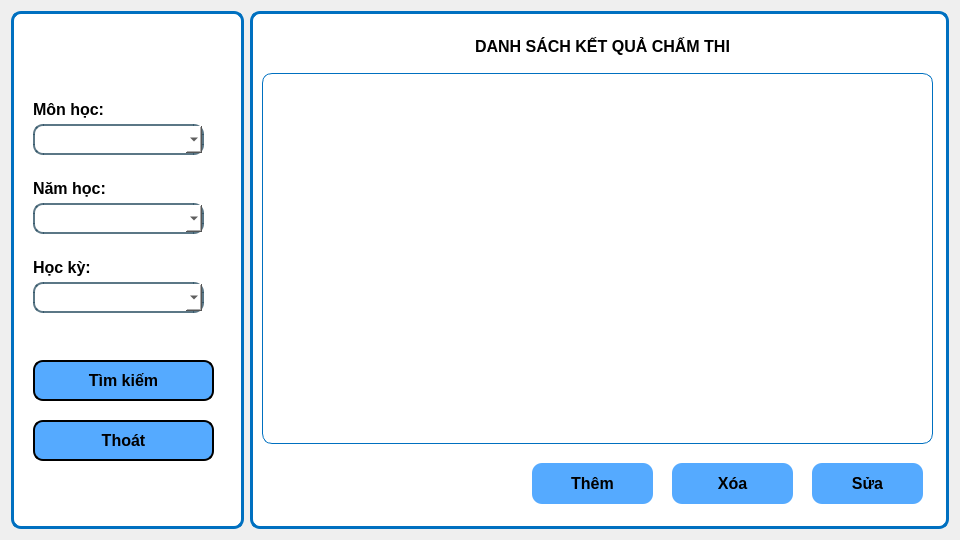
<?xml version="1.0" encoding="UTF-8"?>
<ui version="4.0">
 <class>man_hinh_danh_sach_ket_qua_cham_thi</class>
 <widget class="QWidget" name="man_hinh_danh_sach_ket_qua_cham_thi">
  <property name="geometry">
   <rect>
    <x>0</x>
    <y>0</y>
    <width>960</width>
    <height>540</height>
   </rect>
  </property>
  <property name="windowTitle">
   <string>Form</string>
  </property>
  <layout class="QGridLayout" name="gridLayout" columnstretch="1,3">
   <item row="0" column="0">
    <widget class="QGroupBox" name="groupBox">
     <property name="styleSheet">
      <string notr="true">border: 3px solid rgba(46, 82, 101, 200);
background-color: rgb(255, 255, 255);
border-radius: 10px;
border-color: rgb(0, 112, 192);</string>
     </property>
     <property name="title">
      <string/>
     </property>
     <layout class="QVBoxLayout" name="verticalLayout_2" stretch="1,1,1,2">
      <property name="topMargin">
       <number>60</number>
      </property>
      <property name="bottomMargin">
       <number>20</number>
      </property>
      <item>
       <widget class="QGroupBox" name="groupBox_4">
        <property name="styleSheet">
         <string notr="true">border: None;
</string>
        </property>
        <property name="title">
         <string/>
        </property>
        <widget class="QLabel" name="label">
         <property name="geometry">
          <rect>
           <x>10</x>
           <y>20</y>
           <width>101</width>
           <height>31</height>
          </rect>
         </property>
         <property name="sizePolicy">
          <sizepolicy hsizetype="Fixed" vsizetype="Fixed">
           <horstretch>0</horstretch>
           <verstretch>0</verstretch>
          </sizepolicy>
         </property>
         <property name="font">
          <font>
           <family>Tahoma</family>
           <pointsize>12</pointsize>
           <bold>true</bold>
          </font>
         </property>
         <property name="styleSheet">
          <string notr="true">border: None;</string>
         </property>
         <property name="text">
          <string>Môn học:</string>
         </property>
        </widget>
        <widget class="QComboBox" name="mon_hoc">
         <property name="geometry">
          <rect>
           <x>10</x>
           <y>50</y>
           <width>171</width>
           <height>31</height>
          </rect>
         </property>
         <property name="sizePolicy">
          <sizepolicy hsizetype="Fixed" vsizetype="Fixed">
           <horstretch>0</horstretch>
           <verstretch>0</verstretch>
          </sizepolicy>
         </property>
         <property name="styleSheet">
          <string notr="true">border: 2px solid rgba(46, 82, 101, 200);
</string>
         </property>
        </widget>
       </widget>
      </item>
      <item>
       <widget class="QGroupBox" name="groupBox_5">
        <property name="styleSheet">
         <string notr="true">border: None;
</string>
        </property>
        <property name="title">
         <string/>
        </property>
        <widget class="QLabel" name="label_3">
         <property name="geometry">
          <rect>
           <x>10</x>
           <y>10</y>
           <width>111</width>
           <height>31</height>
          </rect>
         </property>
         <property name="sizePolicy">
          <sizepolicy hsizetype="Fixed" vsizetype="Fixed">
           <horstretch>0</horstretch>
           <verstretch>0</verstretch>
          </sizepolicy>
         </property>
         <property name="font">
          <font>
           <family>Tahoma</family>
           <pointsize>12</pointsize>
           <bold>true</bold>
          </font>
         </property>
         <property name="styleSheet">
          <string notr="true">border: None;</string>
         </property>
         <property name="text">
          <string>Năm học:</string>
         </property>
        </widget>
        <widget class="QComboBox" name="nam_hoc">
         <property name="geometry">
          <rect>
           <x>10</x>
           <y>40</y>
           <width>171</width>
           <height>31</height>
          </rect>
         </property>
         <property name="sizePolicy">
          <sizepolicy hsizetype="Fixed" vsizetype="Fixed">
           <horstretch>0</horstretch>
           <verstretch>0</verstretch>
          </sizepolicy>
         </property>
         <property name="styleSheet">
          <string notr="true">border: 2px solid rgba(46, 82, 101, 200);
</string>
         </property>
        </widget>
       </widget>
      </item>
      <item>
       <widget class="QGroupBox" name="groupBox_7">
        <property name="styleSheet">
         <string notr="true">border: None;
</string>
        </property>
        <property name="title">
         <string/>
        </property>
        <widget class="QLabel" name="label_2">
         <property name="geometry">
          <rect>
           <x>10</x>
           <y>0</y>
           <width>81</width>
           <height>31</height>
          </rect>
         </property>
         <property name="sizePolicy">
          <sizepolicy hsizetype="Fixed" vsizetype="Fixed">
           <horstretch>0</horstretch>
           <verstretch>0</verstretch>
          </sizepolicy>
         </property>
         <property name="font">
          <font>
           <family>Tahoma</family>
           <pointsize>12</pointsize>
           <bold>true</bold>
          </font>
         </property>
         <property name="styleSheet">
          <string notr="true">border: None;</string>
         </property>
         <property name="text">
          <string>Học kỳ:</string>
         </property>
        </widget>
        <widget class="QComboBox" name="hoc_ky">
         <property name="geometry">
          <rect>
           <x>10</x>
           <y>30</y>
           <width>171</width>
           <height>31</height>
          </rect>
         </property>
         <property name="sizePolicy">
          <sizepolicy hsizetype="Fixed" vsizetype="Fixed">
           <horstretch>0</horstretch>
           <verstretch>0</verstretch>
          </sizepolicy>
         </property>
         <property name="styleSheet">
          <string notr="true">border: 2px solid rgba(46, 82, 101, 200);
</string>
         </property>
        </widget>
       </widget>
      </item>
      <item>
       <widget class="QGroupBox" name="groupBox_6">
        <property name="styleSheet">
         <string notr="true">border: None;</string>
        </property>
        <property name="title">
         <string/>
        </property>
        <widget class="QPushButton" name="tim_kiem">
         <property name="geometry">
          <rect>
           <x>10</x>
           <y>20</y>
           <width>181</width>
           <height>41</height>
          </rect>
         </property>
         <property name="sizePolicy">
          <sizepolicy hsizetype="Fixed" vsizetype="Fixed">
           <horstretch>0</horstretch>
           <verstretch>0</verstretch>
          </sizepolicy>
         </property>
         <property name="font">
          <font>
           <family>Tahoma</family>
           <pointsize>12</pointsize>
           <bold>true</bold>
          </font>
         </property>
         <property name="styleSheet">
          <string notr="true">color: rgb(0, 0, 0);
background-color: rgb(85, 170, 255);
border-radius: 10px;
border: 2px solid rgb(0,0,0)</string>
         </property>
         <property name="text">
          <string>Tìm kiếm</string>
         </property>
         <property name="icon">
          <iconset>
           <normalon>:/images/893_n.png</normalon>
          </iconset>
         </property>
        </widget>
        <widget class="QPushButton" name="thoat">
         <property name="geometry">
          <rect>
           <x>10</x>
           <y>80</y>
           <width>181</width>
           <height>41</height>
          </rect>
         </property>
         <property name="sizePolicy">
          <sizepolicy hsizetype="Fixed" vsizetype="Fixed">
           <horstretch>0</horstretch>
           <verstretch>0</verstretch>
          </sizepolicy>
         </property>
         <property name="font">
          <font>
           <family>Tahoma</family>
           <pointsize>12</pointsize>
           <bold>true</bold>
          </font>
         </property>
         <property name="styleSheet">
          <string notr="true">color: rgb(0, 0, 0);
background-color: rgb(85, 170, 255);
border-radius: 10px;
border: 2px solid rgb(0,0,0)</string>
         </property>
         <property name="text">
          <string>Thoát</string>
         </property>
         <property name="icon">
          <iconset>
           <normalon>:/images/32_n.png</normalon>
          </iconset>
         </property>
        </widget>
       </widget>
      </item>
     </layout>
    </widget>
   </item>
   <item row="0" column="1">
    <widget class="QGroupBox" name="groupBox_2">
     <property name="styleSheet">
      <string notr="true">border: 3px solid rgba(46, 82, 101, 200);
background-color: rgb(255, 255, 255);
border-radius: 10px;
border-color: rgb(0, 112, 192);</string>
     </property>
     <property name="title">
      <string/>
     </property>
     <layout class="QVBoxLayout" name="verticalLayout" stretch="0">
      <item>
       <widget class="QGroupBox" name="groupBox_3">
        <property name="styleSheet">
         <string notr="true">border: None;</string>
        </property>
        <property name="title">
         <string/>
        </property>
        <widget class="QPushButton" name="them">
         <property name="geometry">
          <rect>
           <x>270</x>
           <y>440</y>
           <width>121</width>
           <height>41</height>
          </rect>
         </property>
         <property name="font">
          <font>
           <family>Tahoma</family>
           <pointsize>12</pointsize>
           <bold>true</bold>
          </font>
         </property>
         <property name="styleSheet">
          <string notr="true">background-color: rgb(85, 170, 255);</string>
         </property>
         <property name="text">
          <string>Thêm</string>
         </property>
         <property name="icon">
          <iconset>
           <normalon>:/images/6_n.png</normalon>
          </iconset>
         </property>
        </widget>
        <widget class="QPushButton" name="xoa">
         <property name="geometry">
          <rect>
           <x>410</x>
           <y>440</y>
           <width>121</width>
           <height>41</height>
          </rect>
         </property>
         <property name="font">
          <font>
           <family>Tahoma</family>
           <pointsize>12</pointsize>
           <bold>true</bold>
          </font>
         </property>
         <property name="styleSheet">
          <string notr="true">background-color: rgb(85, 170, 255);</string>
         </property>
         <property name="text">
          <string>Xóa</string>
         </property>
         <property name="icon">
          <iconset>
           <normalon>:/images/1995_n.png</normalon>
          </iconset>
         </property>
        </widget>
        <widget class="QPushButton" name="sua">
         <property name="geometry">
          <rect>
           <x>550</x>
           <y>440</y>
           <width>111</width>
           <height>41</height>
          </rect>
         </property>
         <property name="font">
          <font>
           <family>Tahoma</family>
           <pointsize>12</pointsize>
           <bold>true</bold>
          </font>
         </property>
         <property name="styleSheet">
          <string notr="true">background-color: rgb(85, 170, 255);</string>
         </property>
         <property name="text">
          <string>Sửa</string>
         </property>
         <property name="icon">
          <iconset>
           <normalon>:/images/334_n.png</normalon>
          </iconset>
         </property>
        </widget>
        <widget class="QTableWidget" name="danh_sach_ket_qua_cham_chi">
         <property name="geometry">
          <rect>
           <x>0</x>
           <y>50</y>
           <width>671</width>
           <height>371</height>
          </rect>
         </property>
         <property name="font">
          <font>
           <family>Tahoma</family>
           <pointsize>10</pointsize>
          </font>
         </property>
         <property name="styleSheet">
          <string notr="true">border: 1px solid rgba(46, 82, 101, 200);
border-color: rgb(0, 112, 192);</string>
         </property>
        </widget>
        <widget class="QTextEdit" name="textEdit">
         <property name="geometry">
          <rect>
           <x>150</x>
           <y>10</y>
           <width>381</width>
           <height>31</height>
          </rect>
         </property>
         <property name="html">
          <string>&lt;!DOCTYPE HTML PUBLIC &quot;-//W3C//DTD HTML 4.0//EN&quot; &quot;http://www.w3.org/TR/REC-html40/strict.dtd&quot;&gt;
&lt;html&gt;&lt;head&gt;&lt;meta name=&quot;qrichtext&quot; content=&quot;1&quot; /&gt;&lt;meta charset=&quot;utf-8&quot; /&gt;&lt;style type=&quot;text/css&quot;&gt;
p, li { white-space: pre-wrap; }
hr { height: 1px; border-width: 0; }
li.unchecked::marker { content: &quot;\2610&quot;; }
li.checked::marker { content: &quot;\2612&quot;; }
&lt;/style&gt;&lt;/head&gt;&lt;body style=&quot; font-family:'Segoe UI'; font-size:9pt; font-weight:400; font-style:normal;&quot;&gt;
&lt;p align=&quot;center&quot; style=&quot; margin-top:0px; margin-bottom:0px; margin-left:0px; margin-right:0px; -qt-block-indent:0; text-indent:0px;&quot;&gt;&lt;span style=&quot; font-family:'MS Shell Dlg 2'; font-size:12pt; font-weight:600;&quot;&gt;DANH SÁCH KẾT QUẢ CHẤM THI&lt;/span&gt;&lt;/p&gt;&lt;/body&gt;&lt;/html&gt;</string>
         </property>
        </widget>
       </widget>
      </item>
     </layout>
    </widget>
   </item>
  </layout>
 </widget>
 <resources>
  <include location="../../resource.qrc"/>
 </resources>
 <connections/>
</ui>
